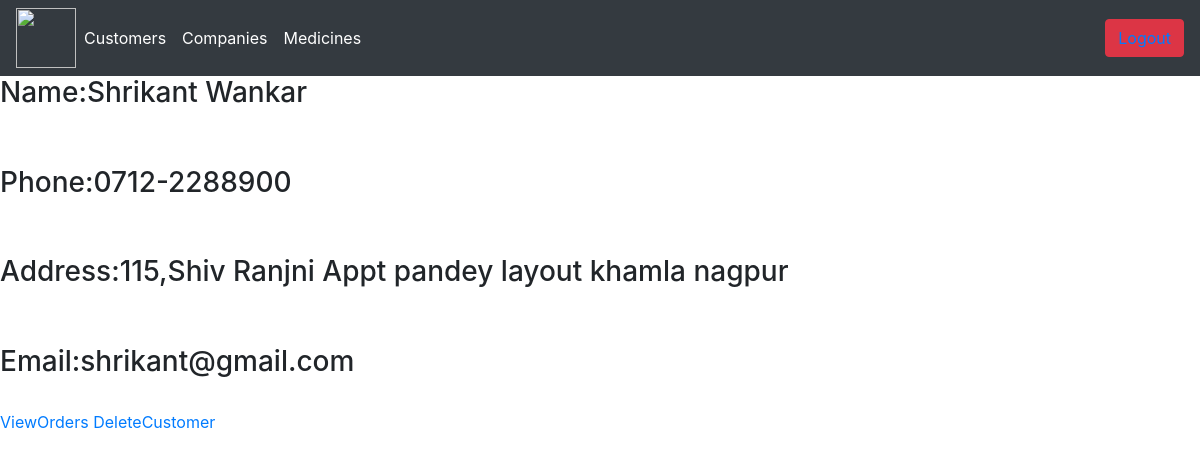
Page /viewcustprofile/1/ (signed in) on the committed database.
### management/models.py (models this page shows, shortened)
class Customer(models.Model):
    id=models.AutoField(primary_key=True)
    user = models.OneToOneField(User, null=True, blank=True, on_delete=models.CASCADE)
    name=models.CharField(max_length=200)
    phone=models.CharField(max_length=200)
    address=models.CharField(max_length=200)
    email=models.EmailField(default='pict123@gmail.com')
    prescribed_doc_name=models.CharField(max_length=200,null=True)

### management/decorators.py (the view)
        def wrapper_func(request,*args,**kwargs):
            group=None
            if request.user.groups.exists():
                group=request.user.groups.all()[0].name
            print(group)
            if group in allowed_roles:
                print("working")
                return view_func(request, *args, **kwargs)
            if group=='owner':
                return redirect('dashboard')
            else:
                return HttpResponse('You are not authorized to view the page')

### management/views.py (called while the page is built)
@login_required(login_url='loginpage')
@allowed_users(allowed_roles=['owner'])
def viewcustprofile(request,pk):
    customer=Customer.objects.get(id=pk)
    context={'name':customer.name,'phone':customer.phone,'email':customer.email,'address':customer.address,'id':pk}
    return render(request,'managemet/viewcustprofile.html',context)

### templates/managemet/viewcustprofile.html
{%  extends 'managemet/adminmain2.html' %}
{% block content %}
    <h3>Name:{{name}}</h3>
    <br/>
    <br/>
    <h3>Phone:{{phone}}</h3>
    <br/>
    <br/>
    <h3>Address:{{address}}</h3>
    <br/>
    <br/>
    <h3>Email:{{email}}</h3>
    <br/>
    <a href="{% url 'vieworderofcust' id %}">ViewOrders</a>
    <a href="{% url 'deletecustomer' id %}">DeleteCustomer</a>
{% endblock %}

### rows in the picture
Customer: name "Shrikant Wankar", phone "0712-2288900", address "115,Shiv Ranjni Appt pandey layout khamla nagpur", email "shrikant@gmail.com"
